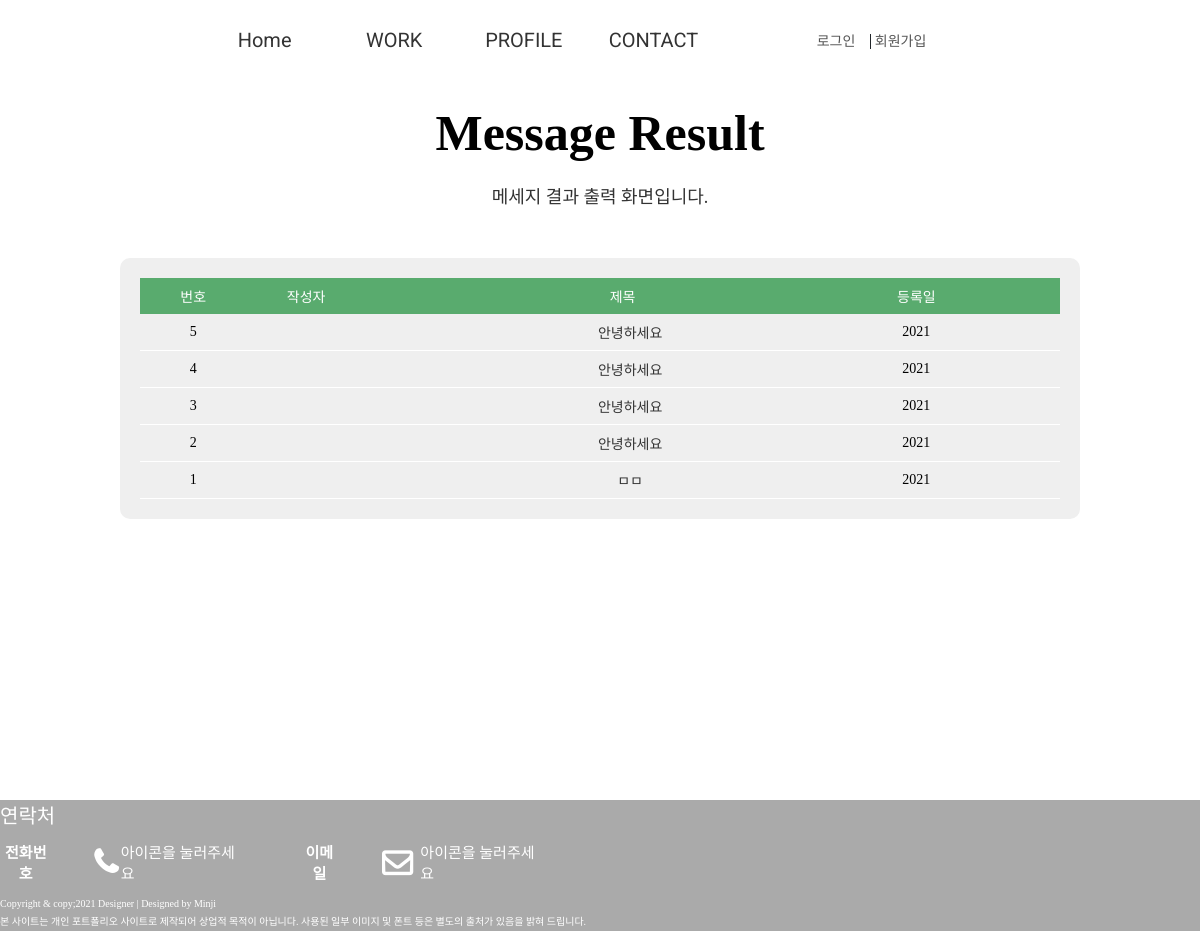
The app's page /pages/write_search.php, older data.
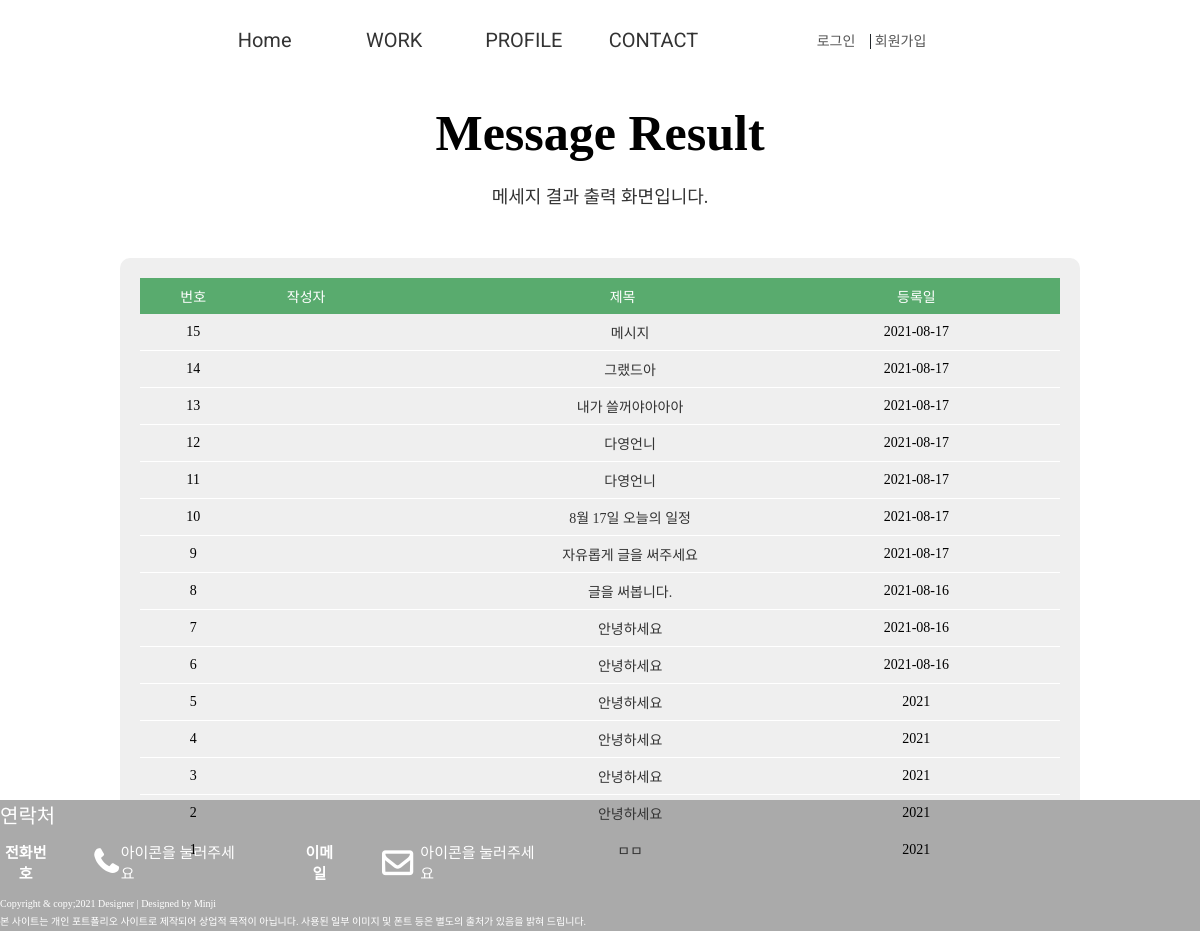
The same page, newer data.
### tables this page shows
CREATE TABLE `portfolio_write` (
  `Portfolio_idx` int(11) NOT NULL COMMENT '포트폴리오 고유번호',
  `Portfolio_tit` varchar(50) NOT NULL COMMENT '포트폴리오 글 제목',
  `Portfolio_writer` varchar(50) NOT NULL COMMENT '글 작성자',
  `Portfolio_con` text NOT NULL COMMENT '포트폴리오 내용',
  `Portfoilo_reg` varchar(20) NOT NULL COMMENT '포트폴리오 등록일'
);

### pages/write_search.php (the view, shortened to what this page needs)
<!DOCTYPE html>
<html lang="en">
<head>
 <link rel="stylesheet" href="https://cdnjs.cloudflare.com/ajax/libs/font-awesome/4.7.0/css/font-awesome.min.css">
 <link rel="stylesheet" href="/portfolio-cover/css/reset.css">
 <link rel="stylesheet" href="/portfolio-cover/css/style.css">
</head>
<body>
 <div id="wrap">
 <?php include $_SERVER["DOCUMENT_ROOT"]."/portfolio-cover/include/header.php"; ?>
 <section id="contact">
   <div class="center">
      <div class="tit_box">
        <h2>Message Result</h2>
        <p>메세지 결과 출력 화면입니다.</p>
      </div>
      <div class="comm_table comm_center">
       <ul class="comm_row">
       <li class="comm_tit">
        <span>번호</span>
        <span>작성자</span>
        <span>제목</span>
        <span>등록일</span>
       </li>
       <?php
        $search_select=$_POST['qna_search'];
        $search_input= $_POST['search_txt'];
        if($search_select == 'writer_search'){
          $sql_search ="SELECT * FROM portfolio_write WHERE Portfolio_writer LIKE '%$search_input%'ORDER BY Portfolio_idx DESC";
         } else{
          $sql_search ="SELECT * FROM  portfolio_write WHERE Portfolio_tit LIKE '%$search_input%'ORDER BY Portfolio_idx DESC";
         }
        $search_result = mysqli_query($dbConn,$sql_search);
        $search_result_num = mysqli_num_rows($search_result);
        if(!$search_result_num){
         echo "
         <li>데이터가 존재하지 않습니다. 검색 조건 및 검색어를 확인해주세요.</li>
         ";
        } else{
         while($search_result_row = mysqli_fetch_array($search_result)){
          $search_idx = $search_result_row['Portfolio_idx'];
          $search_writer = $search_result_row['Portfolio_writer'];
          $search_tit = $search_result_row['Portfolio_tit'];
          $search_reg = $search_result_row['Portfoilo_reg'];
        ?>
        <li class="comm_con">
         <span><?=$search_idx?></span>
         <span><a href="#"><?=$search_writer?></a></span>
         <span><a href="/portfolio-cover/pages/write_detail.php?detail_idx=<?=$search_idx?>"><?=$search_tit?></a></span>
         <span><?=$search_reg?></span>
        </li>
        <?php } } ?>
       </ul>
      </div>
      </div>
    </div>
 <?php include $_SERVER["DOCUMENT_ROOT"]."/portfolio-cover/include/footer.php"; ?>
</body>
</html>

### include/header.php (shortened to what this page needs)
<?php
  if(isset($_SESSION['userid'])){
    $userid = $_SESSION['userid'];
  } else {
    $userid = "";
  }
?>
<header>
  <div class="menu">
    <ul class="nav">
      <li><a href="/portfolio-cover/index.php">Home</a></li>
      <li><a href="#">WORK</a></li>
      <li><a href="#profile">PROFILE</a></li>
      <li><a href="#contact">CONTACT</a></li>
    </ul>
    <div class="login_info">
    <?php if(!$userid){ ?>
    <a href="/portfolio-cover/pages/login_form.php">로그인</a>
    <a href="/portfolio-cover/pages/join_form.php">회원가입</a>
    <?php } else{ ?>
     <a href="/portfolio-cover/php/logout.php">로그아웃</a>
     <a href="#"><?=$userid?></a>
    <?php } ?>
    </div>
  </div>
  </header>

### include/footer.php (shortened to what this page needs)
<footer>
<h3>연락처</h3>
 <div class="contact-me">
  <div class="call">
   <h3>전화번호</h3>
   <a href="tel:010-2032-2387"> <i class="fa fa-phone"></i></a>
   <p>아이콘을 눌러주세요</p>
  </div>
  <div class="e-mail">
   <h3>이메일</h3>
   <a href="mailto:mjmjpc@naver.com"> <i class="fa fa-envelope-o"></i></a>
   <p>아이콘을 눌러주세요</p>
  </div>
 </div>
 <div class="company_info">
   <div class="center">
    <p>Copyright & copy;2021 Designer | Designed by Minji</p>
    <p>본 사이트는 개인 포트폴리오 사이트로 제작되어 상업적 목적이 아닙니다. 사용된 일부 이미지 및 폰트 등은 별도의 출처가 있음을 밝혀 드립니다.</p>
   </div>
 </div>
</footer>

### css/style.css (style rules this page uses)
#wrap { width:100%;height:100vh;margin:auto;max-width:1530px; }
#wrap header { width:100%;height:10%;background:#fff;z-index:9; }
header .menu { display:flex; align-items: center; justify-content: center; width:90%;height: 100%; }
header .menu .nav { width:60%;height:100%;display:flex; align-items: center; justify-content: center; }
header .menu .nav>li { width:20%;font-size:20px;color:#000;text-align:center;font-family: "ROBOTO"; }
header .menu .nav>li>a { width:100%;height:100%; }
header .login_info { align-items: center;width: 15%; text-align: center; }
header .login_info a { padding: 0 15px;color:#555555;font-weight:400; }
header .login_info a:nth-child(1) { border-right:1px solid #212529; }
header .login_info a:nth-child(2) { padding-right:0; width:30px;height:30px;overflow:hidden;border-radius:50%; padding-left:0; }
#wrap #contact { width:100%;height:90%;margin-top: 1%; }
#wrap #contact .comm_center { width:80%;margin:auto; }
#wrap #contact .comm_table { background:#efefef;padding:20px; border-radius: 10px; }
#wrap #contact .comm_table li { padding:8px;display:flex; }
#wrap #contact .comm_table li span:nth-child(1) { width:10%; }
#wrap #contact .comm_table li span:nth-child(2) { width:15% }
#wrap #contact .comm_table li span:nth-child(3) { width:55%; }
#wrap #contact .comm_table li span:nth-child(4) { width:10%; }
#wrap #contact .comm_table li.comm_tit { background:#59ab6e;color:#fff; }
#wrap #contact .comm_table li.comm_tit span { text-align: center; }
#wrap #contact .comm_table li.comm_con { border-bottom:1px solid #fff; }
#wrap #contact .comm_table li.comm_con span { display:flex; align-items:center;justify-content: center; }
#wrap #contact .comm_table li.comm_con span:nth-child(3) { text-align:flex-start; padding-left:15px; }
#contact .tit_box h2 { font-weight:600;margin-top:1%; }
footer { width:100%;height:16%;background:#aaa; }
footer>h3 { font-size:20px;font-weight:500;padding-bottom: 1%;color:#fff; }
footer .contact-me { width:100%;height:20%;display:flex; }
footer .contact-me h3 { font-size:15px;text-align:center;color:#fff; }
footer .contact-me .call { width:20%;display:flex;margin-right:5%; align-items: center; }
footer .contact-me a { width: 20%; padding-left: 10%; }
footer .contact-me i { font-size:30px;font-weight:700;padding-left: 80%;color:#fff; }
footer .contact-me p { font-size:15px;font-weight:500;padding-left:9%;color:#fff; }
footer .contact-me .e-mail { width:20%;display:flex;align-items: center;color:#fff; }
footer .contact-me .e-mail p { padding-left:14%;color:#fff; }
footer .company_info { width:100%;height:10%;color:#fff;margin-top:1%; }
footer .company_info p { color:#fff;font-size:10px;line-height: 1.8; }

Row changes from the older to the newer data that the page shows:
added portfolio_write: Portfolio_idx "15", Portfolio_tit "메시지", Portfoilo_reg "2021-08-17"
added portfolio_write: Portfolio_idx "14", Portfolio_tit "그랬드아", Portfoilo_reg "2021-08-17"
added portfolio_write: Portfolio_idx "13", Portfolio_tit "내가 쓸꺼야아아아", Portfoilo_reg "2021-08-17"
added portfolio_write: Portfolio_idx "12", Portfolio_tit "다영언니", Portfoilo_reg "2021-08-17"
added portfolio_write: Portfolio_idx "11", Portfolio_tit "다영언니", Portfoilo_reg "2021-08-17"
added portfolio_write: Portfolio_idx "10", Portfolio_tit "8월 17일 오늘의 일정", Portfoilo_reg "2021-08-17"
added portfolio_write: Portfolio_idx "9", Portfolio_tit "자유롭게 글을 써주세요", Portfoilo_reg "2021-08-17"
added portfolio_write: Portfolio_idx "8", Portfolio_tit "글을 써봅니다.", Portfoilo_reg "2021-08-16"
added portfolio_write: Portfolio_idx "7", Portfolio_tit "안녕하세요", Portfoilo_reg "2021-08-16"
added portfolio_write: Portfolio_idx "6", Portfolio_tit "안녕하세요", Portfoilo_reg "2021-08-16"
